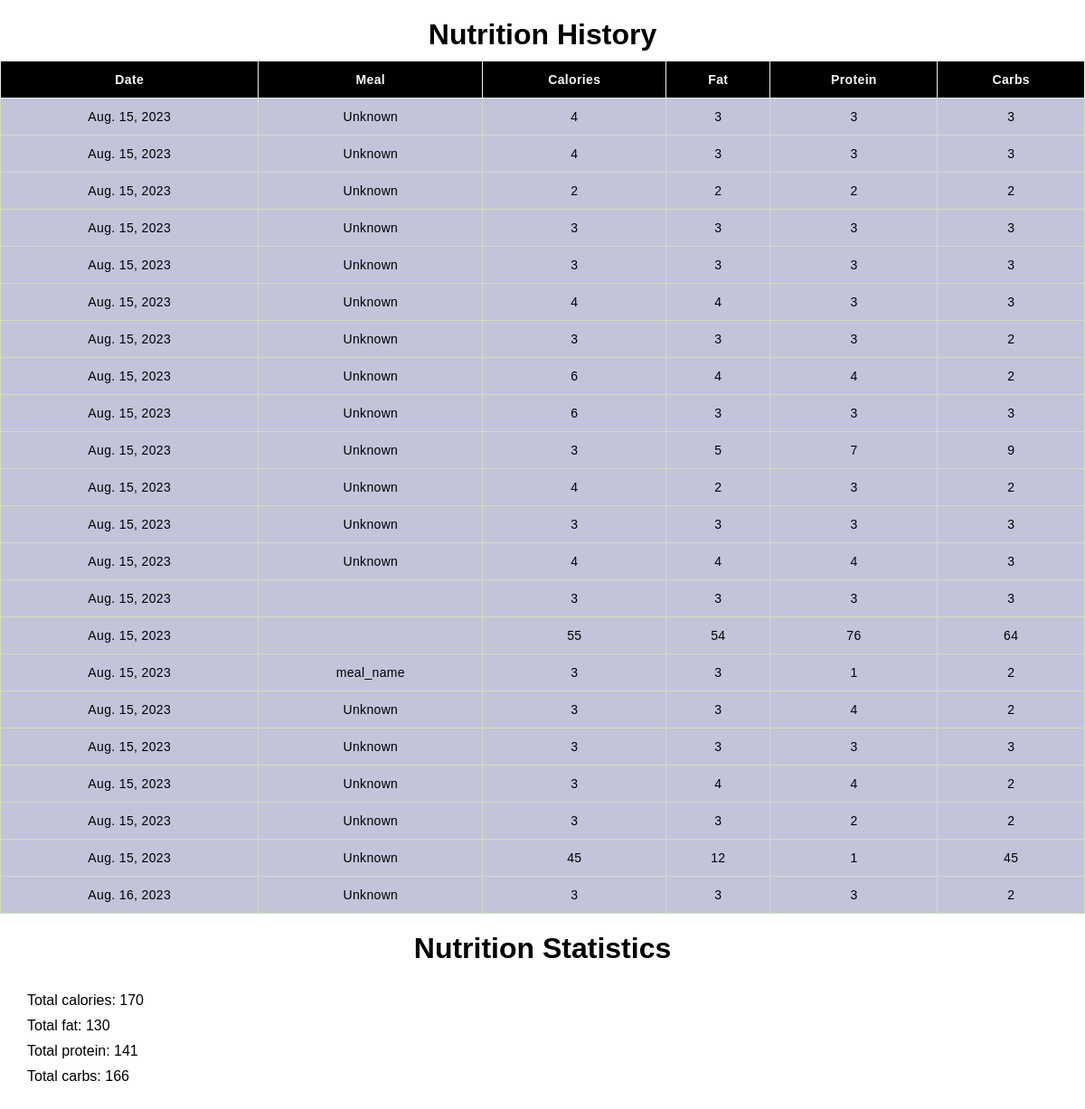
Page /nutrition_history/ (signed in) on the committed database.
### tracker/models.py (models this page shows, shortened)
class Nutrition(models.Model):
    date = models.DateField(default=datetime.date.today())
    meal_name = models.CharField(max_length=255)
    calories = models.IntegerField()
    fat = models.IntegerField()
    protein = models.IntegerField()
    carbs = models.IntegerField()
    user = models.ForeignKey(
        to='auth.User',
        on_delete=models.CASCADE,
    )

### tracker/views.py (the view)
# urls.py: path('nutrition_history/', views.nutrition_history, name='nutrition_history'),
def nutrition_history(request):
    if request.user.is_authenticated:
        nutrition_list = Nutrition.objects.filter(user=request.user)
        meal_names = [nutrition.meal_name for nutrition in nutrition_list]
        if meal_names:
            most_common_meal_name = max(set(meal_names), key=meal_names.count)
        else:
            most_common_meal_name = None
        total_calories = sum([nutrition.calories for nutrition in nutrition_list])
        total_fat = sum([nutrition.fat for nutrition in nutrition_list])
        total_protein = sum([nutrition.protein for nutrition in nutrition_list])
        total_carbs = sum([nutrition.carbs for nutrition in nutrition_list])
        nutrition_statistics = {
            'total_calories': total_calories,
            'total_fat': total_fat,
            'total_protein': total_protein,
            'total_carbs': total_carbs,
        }
        return render(request, 'nutrition_history.html', {
            'nutrition_list': nutrition_list,
            'nutrition_statistics': nutrition_statistics,
        })
    else:
        return redirect('home')

### templates/nutrition_history.html (shortened to what this page needs)
{% load static %}
<html>
<h1>Nutrition History</h1>
  <body>
<link rel="stylesheet" href="{% static 'nutritition_history.css' %}">
<body>
<div classs="container">
<table class="table">
  <thead>
    <tr>
      <th>Date</th>
      <th>Meal</th>
      <th>Calories</th>
      <th>Fat</th>
      <th>Protein</th>
      <th>Carbs</th>
    </tr>
  </thead>
  <tbody>
    {% for nutrition in nutrition_list %}
      <tr>
        <td>{{ nutrition.date }}</td>
        <td>{{ nutrition.meal_name }}</td>
        <td>{{ nutrition.calories }}</td>
        <td>{{ nutrition.fat }}</td>
        <td>{{ nutrition.protein }}</td>
        <td>{{ nutrition.carbs }}</td>
      </tr>
    {% endfor %}
  </tbody>
</table>
<h2 class="head2">Nutrition Statistics</h2>
<ul>
  <li>Total calories: {{ nutrition_statistics.total_calories }}</li>
  <li>Total fat: {{ nutrition_statistics.total_fat }}</li>
  <li>Total protein: {{ nutrition_statistics.total_protein }}</li>
  <li>Total carbs: {{ nutrition_statistics.total_carbs }}</li>
</ul>
</div>
</body>
</html>

### static/nutritition_history.css (style rules this page uses)
* { margin: 0%; padding: 0%; box-sizing: border-box; }
body { background-color: white; font-family: sans-serif; }
.table { width: 100%; border-collapse: collapse; }
.table thead { background-color: black; }
.table thead tr th { font-size: 14px; font-weight: 600; letter-spacing: 0.35px; color: rgb(250, 244, 244); opacity: 1; padding: 12px; vertical-align: top; border: 1px solid rgb(233, 236, 238); }
.table tbody tr td { font-size: 14px; font-weight: normal; letter-spacing: 0.35px; color: black; background-color: rgb(195, 195, 218); padding: 12px; text-align: center; border: 1px solid rgb(208, 226, 187); }
.head2 { text-align: center; margin-top: 20px; font-size: 32px; font-family: sans-serif; }
h1 { text-align: center; margin-top: 20px; }
table { width: 100%; border-collapse: collapse; margin-top: 10px; }
th, td { border: 1px solid rgb(239, 243, 242); padding: 10px; }
thead { background-color: #918d8de1; }
tbody tr:nth-child(even) { background-color: #f6f6f7; }
ul { list-style: none; margin: 30px; padding: 0; }
li { margin-bottom: 10px; }

### rows in the picture
Nutrition: date "Aug. 15, 2023", meal_name "Unknown", calories "4", fat "3", protein "3", carbs "3"
Nutrition: date "Aug. 15, 2023", meal_name "Unknown", calories "4", fat "3", protein "3", carbs "3"
Nutrition: date "Aug. 15, 2023", meal_name "Unknown", calories "2", fat "2", protein "2", carbs "2"
Nutrition: date "Aug. 15, 2023", meal_name "Unknown", calories "3", fat "3", protein "3", carbs "3"
Nutrition: date "Aug. 15, 2023", meal_name "Unknown", calories "3", fat "3", protein "3", carbs "3"
Nutrition: date "Aug. 15, 2023", meal_name "Unknown", calories "4", fat "4", protein "3", carbs "3"
Nutrition: date "Aug. 15, 2023", meal_name "Unknown", calories "3", fat "3", protein "3", carbs "2"
Nutrition: date "Aug. 15, 2023", meal_name "Unknown", calories "6", fat "4", protein "4", carbs "2"
Nutrition: date "Aug. 15, 2023", meal_name "Unknown", calories "6", fat "3", protein "3", carbs "3"
Nutrition: date "Aug. 15, 2023", meal_name "Unknown", calories "3", fat "5", protein "7", carbs "9"
Nutrition: date "Aug. 15, 2023", meal_name "Unknown", calories "4", fat "2", protein "3", carbs "2"
Nutrition: date "Aug. 15, 2023", meal_name "Unknown", calories "3", fat "3", protein "3", carbs "3"
Nutrition: date "Aug. 15, 2023", meal_name "Unknown", calories "4", fat "4", protein "4", carbs "3"
Nutrition: date "Aug. 15, 2023", calories "3", fat "3", protein "3", carbs "3"
Nutrition: date "Aug. 15, 2023", calories "55", fat "54", protein "76", carbs "64"
Nutrition: date "Aug. 15, 2023", meal_name "meal_name", calories "3", fat "3", protein "1", carbs "2"
Nutrition: date "Aug. 15, 2023", meal_name "Unknown", calories "3", fat "3", protein "4", carbs "2"
Nutrition: date "Aug. 15, 2023", meal_name "Unknown", calories "3", fat "3", protein "3", carbs "3"
Nutrition: date "Aug. 15, 2023", meal_name "Unknown", calories "3", fat "4", protein "4", carbs "2"
Nutrition: date "Aug. 15, 2023", meal_name "Unknown", calories "3", fat "3", protein "2", carbs "2"
Nutrition: date "Aug. 15, 2023", meal_name "Unknown", calories "45", fat "12", protein "1", carbs "45"
Nutrition: date "Aug. 16, 2023", meal_name "Unknown", calories "3", fat "3", protein "3", carbs "2"

### other values in the picture
{{ nutrition_statistics.total_calories }} "170"
{{ nutrition_statistics.total_fat }} "130"
{{ nutrition_statistics.total_protein }} "141"
{{ nutrition_statistics.total_carbs }} "166"
